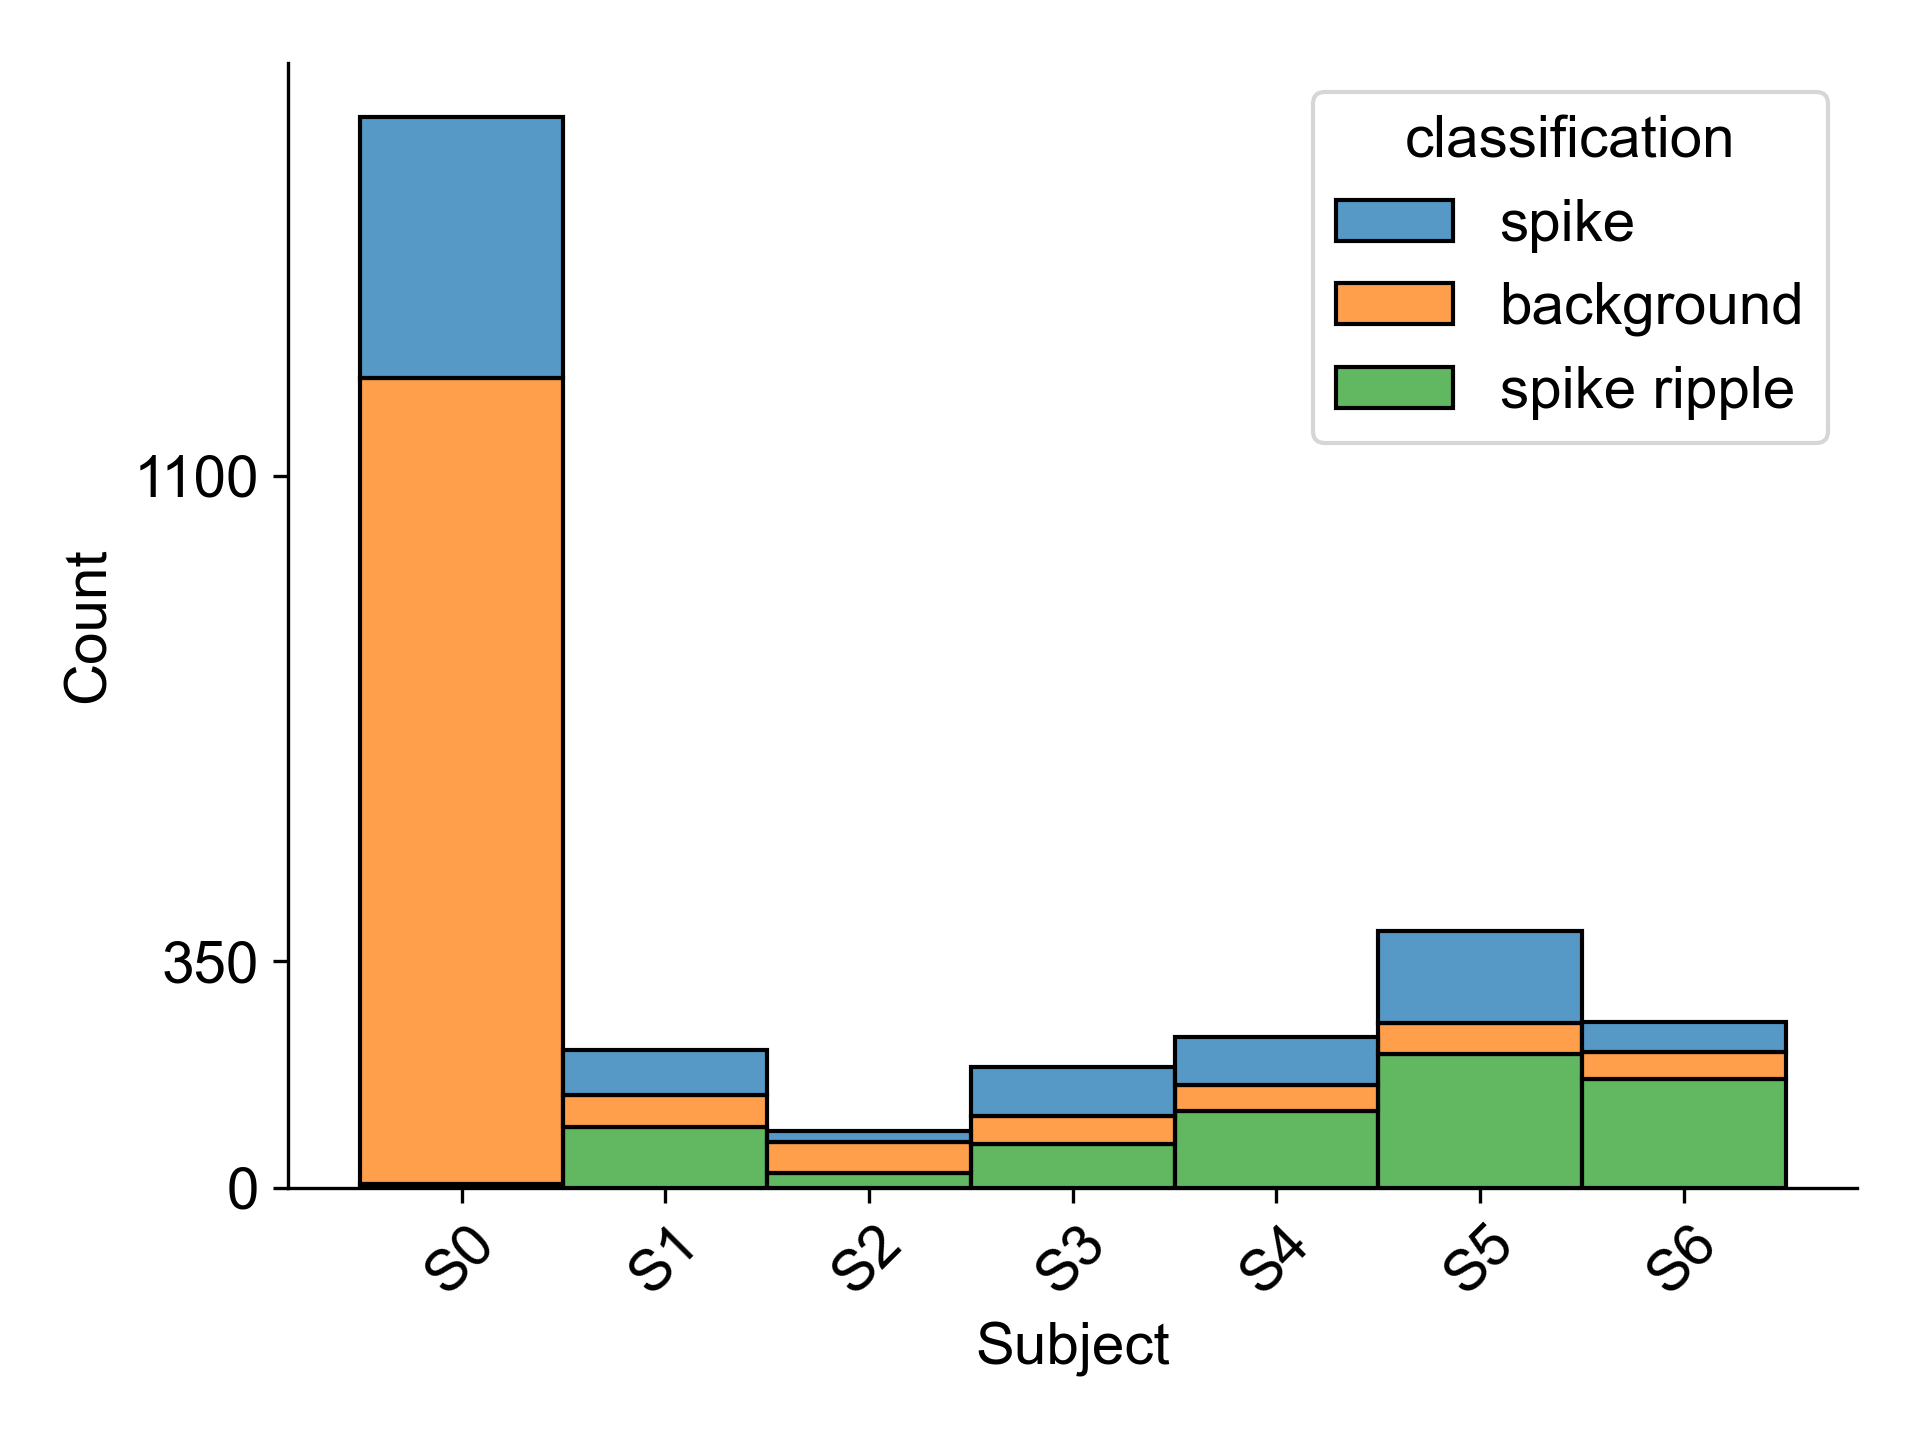

This chart was generated by the following Python code:
from contributors.Danny.initial_submission.directory_handling import get_parent_path
import pickle
import matplotlib.pyplot as plt
from matplotlib.ticker import FixedLocator
import seaborn as sns
from contributors.Danny.initial_submission.utilities import generate_LOO_subjects

#%%
data_directory = get_parent_path('data', 'Spike Ripples/silver')
with open(data_directory + 'silver_data_frame.pkl', 'rb') as file:
    data = pickle.load(file)

unique_subjects = data['subject'].nunique()
print("Unique subjects:", unique_subjects)

y_counts = []
LOO_subjects = generate_LOO_subjects()
for subject in LOO_subjects:
    y_counts.append(len(data[(data['subject'] == subject) & (data['classification'] == 'y')]))



#%%
bk_frame = data[data['classification'] == 'bk']
bk_counts = len(bk_frame)
working_bk = []
for subject in LOO_subjects:
    working_bk.append(len(bk_frame[bk_frame['subject'] != subject]))


#%%
data['classification'] = data['classification'].replace('bk', 'background')
data['classification'] = data['classification'].replace('y', 'spike ripple')
data['classification'] = data['classification'].replace('n', 'spike')


#%%
data['subject'] = data['subject'].apply(lambda x: x if x in LOO_subjects else 'Others Agg.')
LOO_subjects = [subject[-3:] for subject in LOO_subjects]
labels = ['S0', 'S1', 'S2', 'S3', 'S4', 'S5', 'S6']

plt.rcParams['font.family'] = 'Arial'
plt.rcParams.update({'font.size': 14})
fig = plt.figure(dpi = 300)
ax = fig.add_subplot(111)
ax = sns.histplot(data = data, x = 'subject', hue = 'classification', multiple = 'stack')
ax.tick_params(axis='x', rotation=45)
legend_entries = ['Others Agg.']
legend_entries.extend(labels)
ax.set_xticklabels(labels)
ax.spines[['right', 'top']].set_visible(False)
ax.set_xlabel('Subject')
ax.yaxis.set_major_locator(FixedLocator([0, 350, 1100]))
fig.tight_layout()
fig.savefig('subject_counts.png')
fig.savefig('subject_counts.svg')
fig.savefig('subject_counts.tif')
fig.show()

#%%
